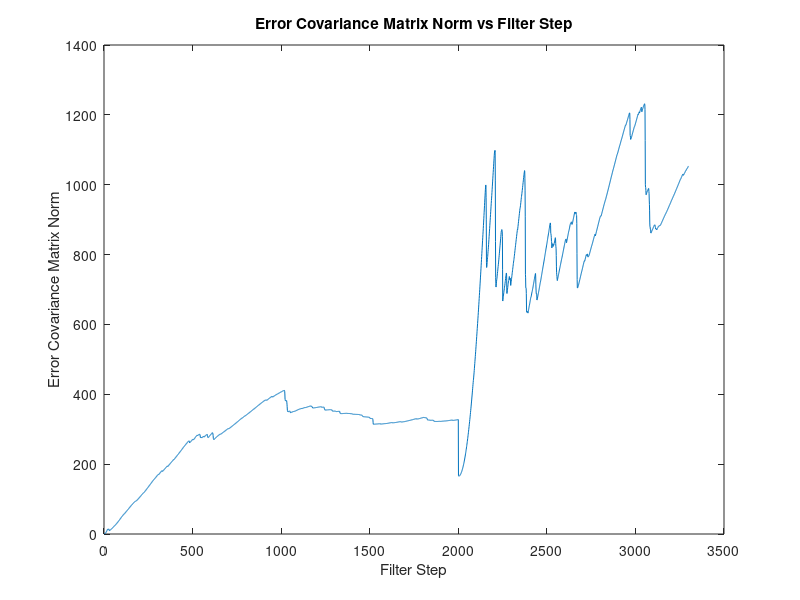
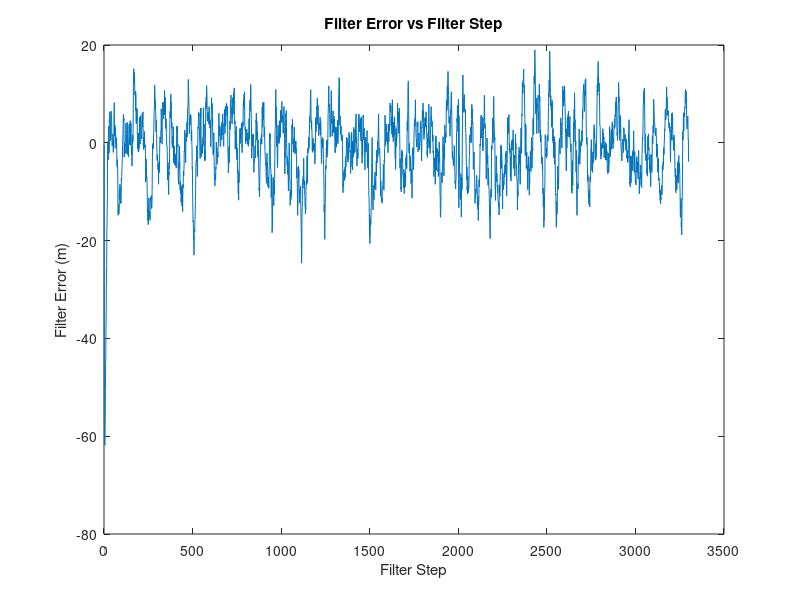
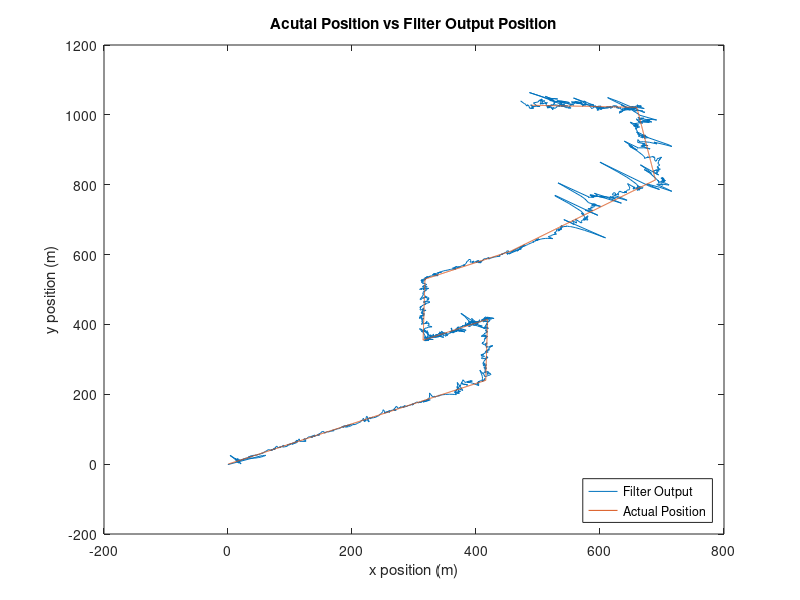

Recreate these plots in MATLAB, in order.
clear variables;

%Define # of filter steps desired
steps=3300;

%Define time step size
dt=1;

%Initialize data matrix
data=zeros(24,steps);
avg=zeros(6,1);
rts_out=zeros(6,steps-5);

%Define boundary conditions
x0_pos=0;
y0_pos=0;
stw=.50;
hdg=30;
set=.3;
drift=30;
x0_vel=stw*cosd(hdg);%+set*cosd(drift);
y0_vel=stw*sind(hdg);%+set*sind(drift);

%Initialize estimated state vector
%x_k_minus=[x0_pos;y0_pos;x0_vel;y0_vel;set*cosd(drift);set*sind(drift)];
x_k_minus=[x0_pos;y0_pos;x0_vel;y0_vel;0;0];
%Compute Q, the covariance matrix for noise associated with the state vector
var_Q=.015^2;
%var_Q=.001^2;
G=[.5*(dt^2); .5*(dt^2);dt; dt;dt;dt];
Q=G*var_Q*G';

%Compute C, the linear transformation matrix for white noise
[U_P,T_P,V_P]=svd(Q);
S_P=sqrt(T_P);
C=U_P*S_P;

%Q with different sigma values
%var_Qp=.001^2;
%var_Qs=.001^2;
%Q=diag([var_Qp,var_Qp,var_Qs,var_Qs,var_Qs,var_Qs]);

%Compute R, the covariance matrix associated with measurement error
var_Rr=5^2;
var_Ra=1^2;
%var_Rr=.001^2;
%var_Ra=.001^2;
R=diag([var_Rr,var_Ra]);

%Initialize state transition matrix
F=[1 0 0 0 dt 0;0 1 0 0 0 dt;0 0 0 0 1 0;0 0 0 0 0 1;0 0 0 0 1 0;0 0 0 0 0 1];

%Initialize error covariance matrix
var_Pr=1^2;
var_Ps=.2^2;
P_minus=diag([var_Pr,var_Pr,var_Ps,var_Ps,var_Ps,var_Ps]);
P_plus=P_minus;

%Initialize measurement vector
range_x=0;
range_y=0;
range=0;
azi=0;
z_k=[0;0];

%Initialize state vector
x_k_plus=x_k_minus;

%jj=1;
for ii=1:steps
    %Define courses for simulation
    if ii<=600
        stw=.5;
        hdg=30;
    elseif ii<=900
            stw=.5;
            hdg=120;
    elseif ii<=1500
            stw=.5;
            hdg=210;
    elseif ii<=1800
            stw=.5;
            hdg=120;
    elseif ii<=2400
        stw=.5;
        hdg=30;
    elseif ii<=2700
        stw=.5;
        hdg=120;
    else
        stw=.5;
        hdg=210;
    end
    
    %Specify currents for simulation
    if ii<=2000
        set=.3;
        drift=30;
    else
        set=.3;
        drift=60;
    end
    
    if ii==2001
        f_k_plus(3,1)=stw*cosd(hdg);
        f_k_plus(4,1)=stw*sind(hdg);
        f_k_plus(5,1)=0;
        f_k_plus(6,1)=0;
        %P_plus(3,3)=.2^2;
        %P_plus(4,4)=.2^2;
        %P_plus(5,5)=.2^2;
        %P_plus(6,6)=.2^2;
        
        P_plus=diag([P_plus(1,1),P_plus(2,2),.2^2,.2^2,.2^2,.2^2]);
        %P_plus=P_plus.*10;
    end
    x_vel=stw*cosd(hdg)+set*cosd(drift);
    y_vel=stw*sind(hdg)+set*sind(drift);
    %sog=hypot(x_vel,y_vel);
    %cog=atan2d(y_vel,x_vel);
    
    
    %Calculate noisy estimate vector for next step
    u_k=[stw*dt*cosd(hdg);stw*dt*sind(hdg);stw*cosd(hdg);stw*sind(hdg);0;0];
    w_k=randn(6,1);
    w_k=C*w_k;
    
    %With different sigma values for each measurement
    %[V_Q,D_Q]=eig(Q);
    %[dq,indq] = sort(diag(D_Q),'descend');
    %D_Qs = D_Q(indq,indq);
    %V_Qs = V_Q(:,indq);
    %w_k=V_Qs*D_Qs*w_k;
    
    x_k_minus=F*x_k_plus+u_k+w_k;
    
    %if ii<=6
    %    field="xm"+ii;
    %    rts.(field)=x_k_minus;
    %else
    %    rts.xm1=rts.xm2;
    %    rts.xm2=rts.xm3;
    %    rts.xm3=rts.xm4;
    %    rts.xm4=rts.xm5;
    %    rts.xm5=rts.xm6;
    %    rts.xm6=x_k_minus;
    %end
    
    %System projection with non-linear constraint (stw)
    %g_x=hypot((x_k_minus(3,1)-x_k_minus(5,1)),(x_k_minus(4,1)-x_k_minus(6,1)));
    %dg_dx=(x_k_minus(3,1)-x_k_minus(5,1))/g_x;
    %dg_dy=(x_k_minus(4,1)-x_k_minus(6,1))/g_x;
    %D=[0 0 dg_dx dg_dy -1*dg_dx -1*dg_dy];
    %d=hypot(u_k(3,1),u_k(4,1))-g_x+(D*x_k_minus);
    %[U_Q,S_Q,V_Q]=svd(D');
    %U_Q(:,1)=[];
    %N=U_Q*U_Q';
    %Q=N*Q*N;
    
    %System projection with linear constraint (cog)
    %Q=diag([var_Q,var_Q,var_Q,var_Q,var_Q,var_Q]);
    if ii>2
        dx=data(7,ii-1)-data(7,ii-2);
        dy=data(8,ii-1)-data(8,ii-2);
        cog=atan2d(dy,dx);
        D=[0 0 -1*tand(cog) 1 0 0];
        d=0;
        [U_Q,S_Q,V_Q]=svd(D');
        U_Q(:,1)=[];
        N=U_Q*U_Q';
        Q=N*Q*N;
    end
    
    
    %Calculate error covariance matrix for next step
    P_minus=F*P_plus*F'+Q;
    %if ii<=6
    %    field="pm"+ii;
    %    rts.(field)=P_minus;
    %else
    %    rts.pm1=rts.pm2;
    %    rts.pm2=rts.pm3;
    %    rts.pm3=rts.pm4;
    %    rts.pm4=rts.pm5;
    %    rts.pm5=rts.pm6;
    %    rts.pm6=P_minus;
    %end
        
    
    data(1,ii)=x_k_minus(1,1);
    data(2,ii)=x_k_minus(2,1);
    data(3,ii)=x_k_minus(3,1);
    data(4,ii)=x_k_minus(4,1);
    data(5,ii)=x_k_minus(5,1);
    data(6,ii)=x_k_minus(6,1);
    
    %Calculate noisy measurement vector
    
    range_x=range_x+x_vel*dt;
    range_y=range_y+y_vel*dt;
    range=hypot(range_x,range_y);
    azi=atan2d(range_y,range_x);
    
    %Determine error in range based on the range value
    %Tuning will be more complicated than the simple equation below.
    %Shelved for now.
    %sigma_R=.02*range;
    %if sigma_R<7
    %    var_Rr=sigma_R^2;
    %else
    %    var_Rr=7^2;
    %end
    %R=diag([var_Rr,var_Ra]);
    
    v_k=randn(2,1);
    [V_R,D_R]=eig(R);
    [~,ind] = sort(diag(D_R),'descend');
    D_Rs = D_R(ind,ind);
    V_Rs = V_R(:,ind);
    v_k=V_Rs*D_Rs*v_k;
    z_k=[range;azi]+v_k;
    
    %Calculate non-linear measurement
    h_ang=atan2d(x_k_minus(2,1),x_k_minus(1,1));
    h=[hypot(x_k_minus(1,1),x_k_minus(2,1));h_ang];
    
    %Calculate measurement mapping Jacobian 
    range_denom=1/hypot(x_k_minus(1,1),x_k_minus(2,1));
    range_dx=x_k_minus(1,1)*range_denom;
    range_dy=x_k_minus(2,1)*range_denom;
   
    %With velocity
    %Only works with a single course, not useful
    %cog_dx=-1*x_k_minus(4,1)/(x_k_minus(3,1)^2+x_k_minus(4,1)^2);
    %cog_dy=1/(x_k_minus(3,1)+(x_k_minus(4,1)^2/x_k_minus(3,1)));
    %H=[range_dx range_dy 0 0 0 0;0 0 cog_dx cog_dy 0 0];
    
    %With position
    azi_dx=-1*x_k_minus(2,1)/(x_k_minus(1,1)^2+x_k_minus(2,1)^2);
    azi_dy=1/(x_k_minus(1,1)+(x_k_minus(2,1)^2/x_k_minus(1,1)));
    H=[range_dx range_dy 0 0 0 0;azi_dx azi_dy 0 0 0 0];
    
    %Calculate innovation
    r_k=z_k-h;
       
    %Calculate innovation covariance
    S=H*P_minus*H'+R;
    
    %Update Kalman Gain after estimate vector calculation
    K=(P_minus*H')/S;
    
    %Gain projection with non-linear constraint (stw)
    %g_x=hypot((x_k_minus(3,1)-x_k_minus(5,1)),(x_k_minus(4,1)-x_k_minus(6,1)));
    %dg_dx=(x_k_minus(3,1)-x_k_minus(5,1))/g_x;
    %dg_dy=(x_k_minus(4,1)-x_k_minus(6,1))/g_x;
    %D=[0 0 dg_dx dg_dy -1*dg_dx -1*dg_dy];
    %d=hypot(u_k(3,1),u_k(4,1))-g_x+(D*x_k_minus);
    %K=K-D'/(D*D')*(D*x_k_minus-d)/(r_k'/S*r_k)*(r_k'/S);   
    
    %Gain projection with non-linear constraint (range)
    %g_x=x_k_minus(1,1)/cosd(z_k(2,1));
    %dg_dx=1/cosd(z_k(2,1));
    %D=[dg_dx 0 0 0 0 0];
    %d=z_k(1,1)-g_x+(D*x_k_minus);
    %K=K-D'/(D*D')*(D*x_k_minus-d)/(r_k'/S*r_k)*(r_k'/S);
    
    %Gain projection with non-linear constraint (azi)
    %g_x=x_k_minus(2,1)/x_k_minus(1,1);
    %dg_dx=-1*x_k_minus(2,1)/(x_k_minus(1,1)^2);
    %dg_dy=1/x_k_minus(1,1);
    %D=[dg_dx dg_dy 0 0 0 0];
    %d=tand(z_k(2,1))-g_x+(D*x_k_minus);
    %K=K-D'/(D*D')*(D*x_k_minus-d)/(r_k'/S*r_k)*(r_k'/S);
    
    %Gain projection with linear constraint (cog)
    if ii>2
        dx=data(7,ii-1)-data(7,ii-2);
        dy=data(8,ii-1)-data(8,ii-2);
        cog=atan2d(dy,dx);
        D=[0 0 -1*tand(cog) 1 0 0];
        d=0;
        K=K-D'/(D*D')*(D*x_k_minus-d)/(r_k'/S*r_k)*(r_k'/S);
    end
    
    %Update state vector
    x_k_plus=x_k_minus+K*r_k;
    
    %if ii<=6
    %    field="xp"+ii;
    %    rts.(field)=x_k_plus;
    %else
    %    rts.xp1=rts.xp2;
    %    rts.xp2=rts.xp3;
    %    rts.xp3=rts.xp4;
    %    rts.xp4=rts.xp5;
    %    rts.xp5=rts.xp6;
    %    rts.xp6=x_k_plus;
    %end
    
    %Velocity check
    %if ii>1
    %    delta_x=x_k_plus(1,1)-data(7,ii-1);
    %    delta_y=x_k_plus(2,1)-data(8,ii-1);
    %    velocity=hypot(delta_x,delta_y)/dt;
    %    data(24,ii)=velocity;
    %    if delta_x>20
    %        x_k_plus(1,1)=x_k_plus(1,1)-delta_x+20;
    %    elseif delta_x<-20
    %        x_k_plus(1,1)=x_k_plus(1,1)-delta_x-20;
    %    end
    %    if delta_y>20
    %        x_k_plus(2,1)=x_k_plus(2,1)-delta_y+20;
    %    elseif delta_y<-20
    %        x_k_plus(2,1)=x_k_plus(2,1)-delta_y-20;
    %    end
    %end
    
    %Estimate projection with non-linear constraint (stw)
    %g_x=hypot((x_k_minus(3,1)-x_k_minus(5,1)),(x_k_minus(4,1)-x_k_minus(6,1)));
    %dg_dx=(x_k_minus(3,1)-x_k_minus(5,1))/g_x;
    %dg_dy=(x_k_minus(4,1)-x_k_minus(6,1))/g_x;
    %D=[0 0 dg_dx dg_dy -1*dg_dx -1*dg_dy];
    %d=stw-g_x+(D*x_k_minus);
    %x_k_plus=x_k_plus-D'/(D*D')*(D*x_k_plus-d);
    
    %Estimate projection with non-linear constraint (range in x)
    %g_x=x_k_minus(1,1)/cosd(z_k(2,1));
    %dg_dx=1/cosd(z_k(2,1));
    %D=[dg_dx 0 0 0 0 0];
    %d=z_k(1,1)-g_x+(D*x_k_minus);
    %x_k_plus=x_k_plus-D'/(D*D')*(D*x_k_plus-d);
    
    %Estimate projection with non-linear constraint (range in y)
    %g_x=x_k_minus(2,1)/sind(z_k(2,1));
    %dg_dy=1/sind(z_k(2,1));
    %D=[0 dg_dy 0 0 0 0];
    %d=z_k(1,1)-g_x+(D*x_k_minus);
    %x_k_plus=x_k_plus-D'/(D*D')*(D*x_k_plus-d);
    
    %Estimate projection with non-linear constraint(azi)
    %g_x=x_k_minus(2,1)/x_k_minus(1,1);
    %dg_dx=-1*x_k_minus(2,1)/(x_k_minus(1,1)^2);
    %dg_dy=1/x_k_minus(1,1);
    %D=[dg_dx dg_dy 0 0 0 0];
    %d=tand(z_k(2,1))-g_x+(D*x_k_minus);
    %x_k_plus=x_k_plus-D'/(D*D')*(D*x_k_plus-d);
    
    %Estimate projection with linear constraint (cog)
    %if ii>2
    %    dx=data(7,ii-1)-data(7,ii-2);
    %    dy=data(8,ii-1)-data(8,ii-2);
    %    cog=atan2d(dy,dx);
    %    D=[0 0 -1*tand(cog) 1 0 0];
    %    d=0;
    %    x_k_plus=x_k_plus-D'/(D*D')*(D*x_k_plus-d);
    %end
   
    %Simulate affect of GPS reset
    %Did not help stabilize the norm of P
    %if jj<= 50
    %    remain = mod(ii,60);
    %    if remain == 0
    %        x_k_plus(1,1)=ii*sog*dt*cosd(cog);
    %        x_k_plus(2,1)=ii*sog*dt*sind(cog);
    %        jj=jj+1;
    %    end
    %end
        
    %Update error covariance matrix with new Kalman Gain
    %P_plus=(eye(4)-K*H)*P_minus;
    
    %Joseph stabilized equation
    P_plus=(eye(6)-K*H)*P_minus*(eye(6)-K*H)'+K*R*K';
    
    %if ii<=6
    %    field="pp"+ii;
    %    rts.(field)=P_plus;
    %else
    %    rts.pp1=rts.pp2;
    %    rts.pp2=rts.pp3;
    %    rts.pp3=rts.pp4;
    %    rts.pp4=rts.pp5;
    %    rts.pp5=rts.pp6;
    %    rts.pp6=P_plus;
    %end
    
    %Periodically reset velocities to the mean
    %Seemed to help stabilize error when one course was used.  Was not
    %useful with multiple courses
    %remain=mod(ii,300);
    %if remain==0
    %    x_k_plus(3,1)=mean(data(9,:));
    %    x_k_plus(4,1)=mean(data(10,:));
    %    x_k_plus(5,1)=mean(data(11,:));
    %    x_k_plus(6,1)=mean(data(12,:));
    %end
    
    %RTS smoother
    %if ii>=6
    %    x_nn=x_k_plus;
    %    P_nn=P_plus;
    %    for nn=5:-1:1
    %        pp_ind="pp"+nn;
    %        pm_ind="pm"+(nn+1);
    %        xm_ind="xm"+(nn+1);
    %        xp_ind="xp"+nn;
    %        
    %        K_nn=rts.(pp_ind)*F'/rts.(pm_ind);
    %        P_nn=rts.(pp_ind)-K_nn*(rts.(pm_ind)-P_nn)*K_nn';
    %        x_nn=rts.(xp_ind)+K_nn*(x_nn-rts.(xm_ind));
    %    end
    %    rts_out(:,ii-5)=x_nn;
    %end
    
    data(7,ii)=x_k_plus(1,1);
    data(8,ii)=x_k_plus(2,1);
    data(9,ii)=x_k_plus(3,1);
    data(10,ii)=x_k_plus(4,1);
    data(11,ii)=x_k_plus(5,1);
    data(12,ii)=x_k_plus(6,1);
    data(13,ii)=hypot(x_k_plus(3,1),x_k_plus(4,1));
    data(14,ii)=atand(x_k_plus(4,1)/x_k_plus(3,1));
    data(15,ii)=range_x;
    data(16,ii)=range_y;
    data(17,ii)=norm(P_plus);
    data(18,ii)=range-hypot(x_k_plus(1,1),x_k_plus(2,1));
    data(19,ii)=azi-atan2d(x_k_plus(2,1),x_k_plus(1,1));
    data(20,ii)=S(1,1);
    data(21,ii)=S(2,1);
    data(22,ii)=r_k(1,1);
    data(23,ii)=r_k(2,1);
end

avg(1,1)=mean(data(11,1:2000));
avg(2,1)=mean(data(12,1:2000));
avg(3,1)=atan2d(mean(data(12,1:2000)),mean(data(11,1:2000)));
avg(4,1)=mean(data(11,2001:steps));
avg(5,1)=mean(data(12,2001:steps));
avg(6,1)=atan2d(mean(data(12,2001:steps)),mean(data(11,2001:steps)));

figure
plot(1:steps,data(17,1:steps))
title('Error Covariance Matrix Norm vs Filter Step')
xlabel('Filter Step')
ylabel('Error Covariance Matrix Norm')

figure
plot(1:steps,data(18,:))
%axis([0 steps -5 5])
title('Filter Error vs Filter Step')
xlabel('Filter Step')
ylabel('Filter Error (m)')

figure
plot(data(7,:),data(8,:),data(15,:),data(16,:))
title('Acutal Position vs Filter Output Position')
xlabel('x position (m)')
ylabel('y position (m)')
legend('Filter Output','Actual Position','location','southeast')

%figure
%plot(rts_out(1,:),rts_out(2,:),data(15,6:steps),data(16,6:steps))
%title('Acutal Position vs RTS Output Position')
%xlabel('x position (m)')
%ylabel('y position (m)')
%legend('RTS Output','Actual Position','location','southeast')
